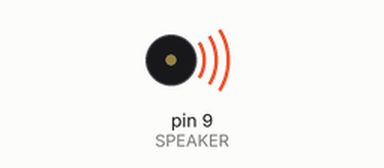
This sketch was run on a simulated Arduino Uno, built with avr-gcc and run on an emulated ATmega328P. Shown: buzzer (waves = sounding).

Above: at 0.1 s.
At 1.1 s:
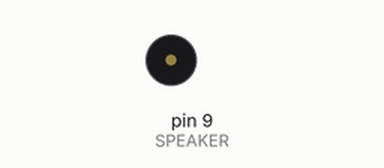
Timing chart, 0 to 2.6 s (numbered marks = the images above):
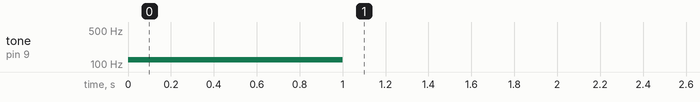

The sketch:

buzzer.ino
```cpp
const int SPEAKER=9;

const int NOTE_B2=123;

void setup() {
  tone(SPEAKER, NOTE_B2, 1000);
}

void loop() {
  //  Press the reset button to play it again.
}
```

Measured:
- by itself, tone on pin 9 (SPEAKER): silent → 123 Hz at 0.00 s, → silent 1.0 s later
